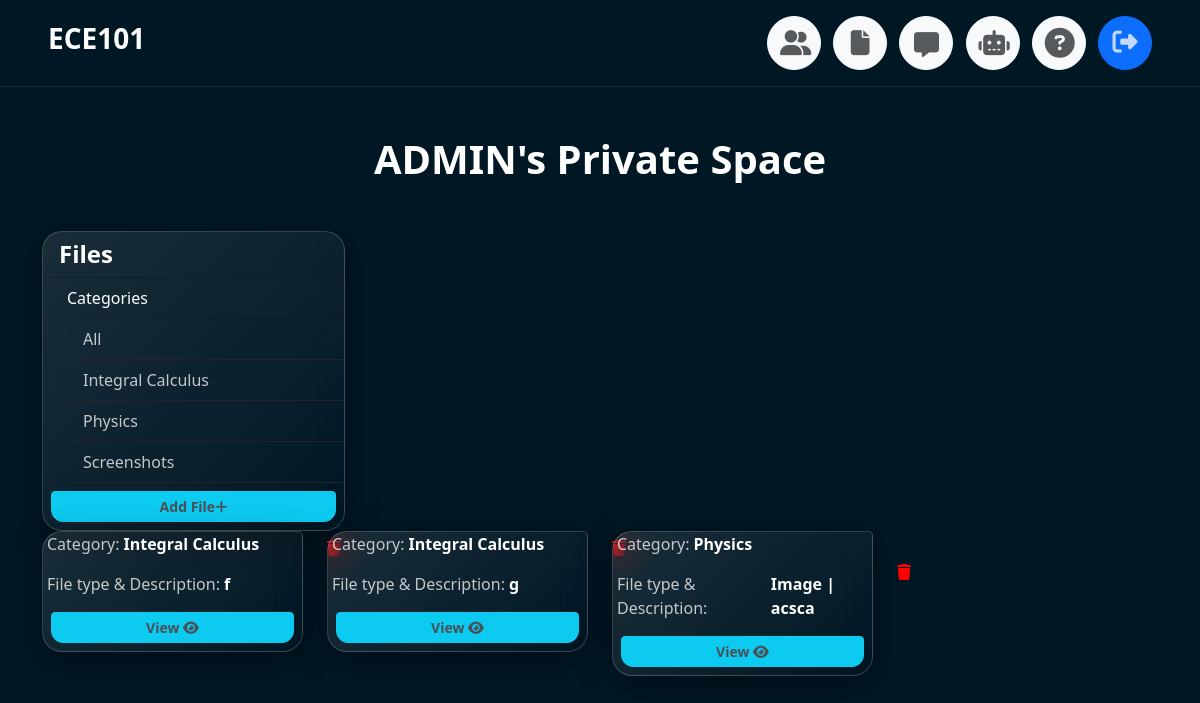
The app's page /gallery/ (signed in) with its own data.
### photos/models.py (models this page shows, shortened)
class Category(models.Model):
    class Meta:
        verbose_name = 'Category'
        verbose_name_plural = 'Categories'
    user = models.ForeignKey(
        User, on_delete=models.SET_NULL, null=True, blank=True)
    name = models.CharField(max_length=100, null=False, blank=False)

class Photo(models.Model):
    class Meta:
        verbose_name = 'Photo'
        verbose_name_plural = 'Photos'
    category = models.ForeignKey(
        Category, on_delete=models.SET_NULL, null=True, blank=True)
    image = models.ImageField(null=False, blank=False)
    description = models.TextField()

### photos/views.py (the view)
# urls.py: path('', views.gallery, name='gallery'),
@login_required(login_url='login')
def gallery(request):
    user = request.user
    category = request.GET.get('category')
    if category == None:
        photos = Photo.objects.filter(category__user=user)
    else:
        photos = Photo.objects.filter(
            category__name=category, category__user=user)
    categories = Category.objects.filter(user=user)
    context = {'categories': categories, 'photos': photos}
    return render(request, 'photos/gallery.html', context)

### photos/templates/photos/gallery.html (shortened to what this page needs)
{% extends 'core/base.html' %}
{% block content %}
<div class="container text-center">
    {% if request.user.is_authenticated %}
        <h1 class="my-5 fw-bolder">{{request.user}}'s Private Space</h1>
    {% endif %}
</div>
<div class="container">
    <div class="row">
        <div class="col-md-3" style="width: 327px;">
            <div class="card text-white" style="background: linear-gradient(135deg, rgba(255, 255, 255, 0.1), rgba(255, 255, 255, 0));
            backdrop-filter: blur(15px);
            -webkit-backdrop-filter: blur(15px);
            border-radius: 20px;
            border:1px solid rgba(255, 255, 255, 0.18);
            box-shadow: 0 8px 32px 0 rgba(0, 0, 0, 0.37);">
                <h4 class="fw-semibold card-header">Files</h4>
                <div class="card-header ms-2">
                    Categories
                </div>
                <ul class="list-group list-group-flush">
                    <li class="list-group-item ms-4 bg-transparent border-bottom border-dark" >
                        <a href="{% url 'gallery' %}" class="text-decoration-none text-white opacity-75">All</a>
                    </li>
                    {% for category in categories %}
                    <li class=" list-group-item ms-4 bg-transparent border-bottom border-dark">
                        <a href="{% url 'gallery' %}?category={{category.name}}" class="text-decoration-none text-white opacity-75">
                            {{category.name}}
                        </a>
                    </li>
                    {% endfor %}
                    <a href="{% url 'add' %}" class="btn btn-info btn-block btn-sm m-2 fw-semibold text-dark-emphasis" style="border-radius: 4px 4px 12px 12px;">Add File<i class="fa-solid fa-plus"></i></a>
                </ul>
            </div>
        </div>
        <div class="col-md-9">
            <div class="row">
                {% for photo in photos %}
                <div class="col-md-4">
                    <div class="card mb-4 text-white" style="background: linear-gradient(135deg, rgba(255, 255, 255, 0.1), rgba(255, 255, 255, 0));
                    backdrop-filter: blur(15px);
                    -webkit-backdrop-filter: blur(15px);
                    border-radius: 20px 5px 20px 20px;
                    border:1px solid rgba(255, 255, 255, 0.18);
                    box-shadow: 0 8px 32px 0 rgba(0, 0, 0, 0.37);">
                        <div class="mx-1 d-flex">
                            <p class="opacity-75">Category:</p>
                            <p class="fw-bold ms-1"> {{photo.category.name}}</p>
                        </div>
                        <div class="mx-1 d-flex">
                            <p class="opacity-75">File type & Description:</p>
                            <p class="ms-1 fw-bold">{{photo.description}}</p>
                        </div>
                        <a href="{% url 'photo' photo.id %}" class="btn btn-info btn-sm mx-2 mb-2 text-dark-emphasis fw-semibold" style="border-radius: 4px 4px 12px 12px;">View <i class="fa-solid fa-eye"></i></a>
                    </div>
                    <a href="{% url 'deleteImage' photo.id %}" style="position: relative; left: 285px; top: -140px; color: red;"><i class="fa-solid fa-trash"></i></a>
                </div>
                {% empty %}
                <div class="position-relative my-4">
                    <h5 class="position-absolute top-50 start-50 translate-middle opacity-50">No files yet...</h5>
                </div>
                {% endfor %}
            </div>
        </div>
    </div>
</div>
{% endblock %}

### records on screen
Category: name "Integral Calculus"
Category: name "Physics"
Category: name "Screenshots"
Photo: category.name "Integral Calculus", description "f"
Photo: category.name "Integral Calculus", description "g"
Photo: category.name "Physics", description "Image | acsca"

### other values on screen
{{ request.user }} "ADMIN"
